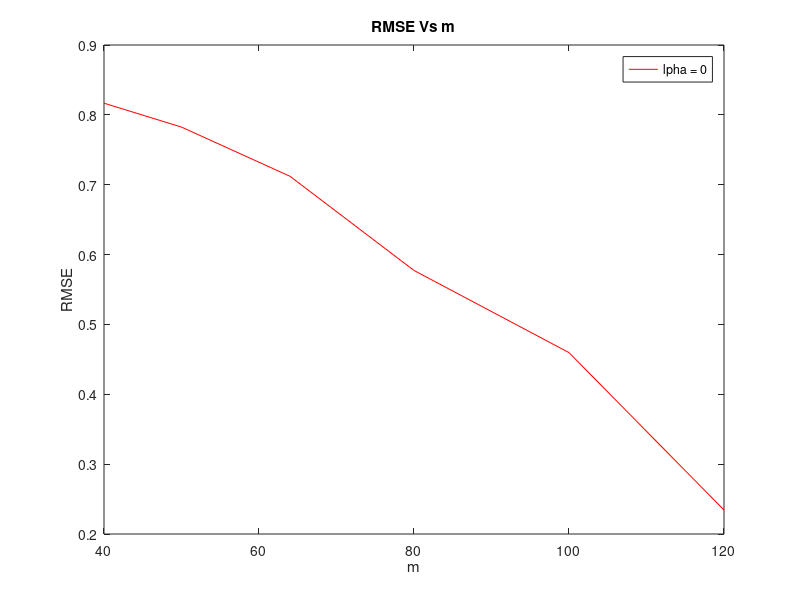
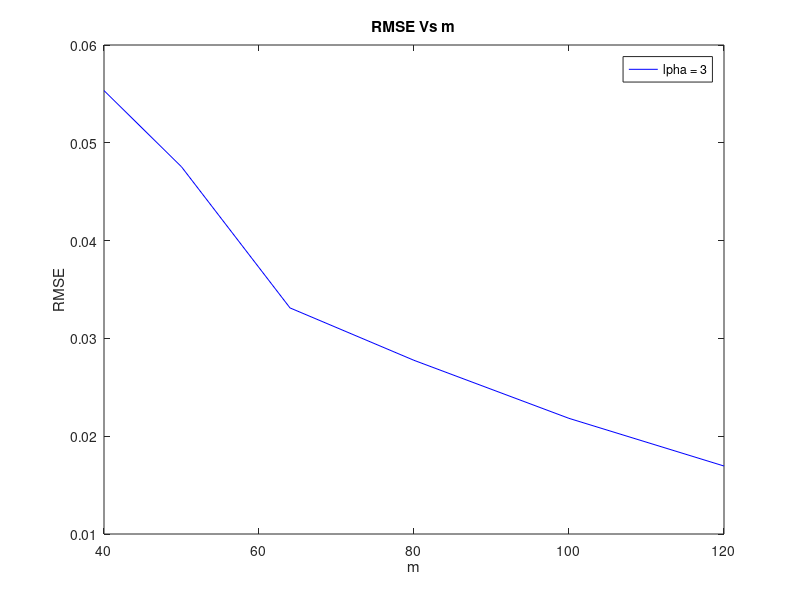
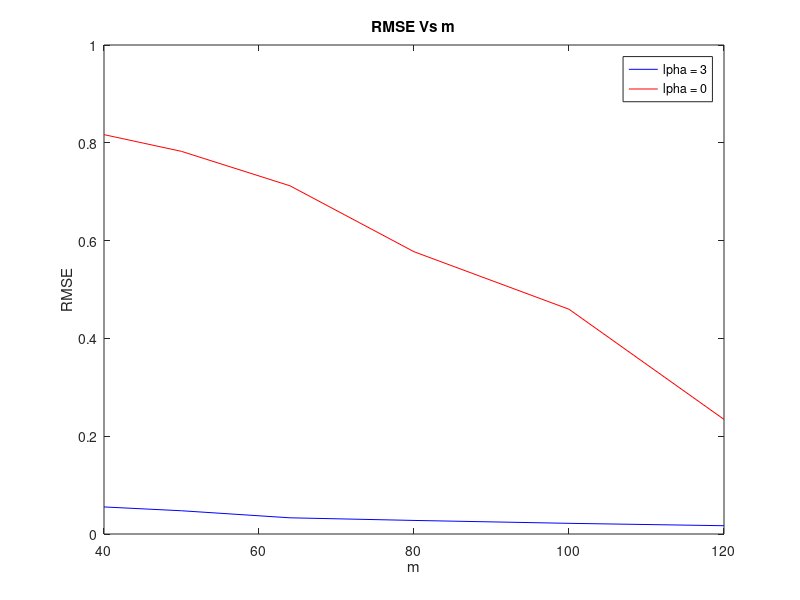

The MATLAB script that drew these images, in order:
clc;
clear;
close all;

rng(1);

n = 128;
tol = 0.1;
rmse_avg = [];

for alpha=[0, 3]
    U = zeros(n);
    vi = randn(n,1);
    U(:,1) = vi ./ norm(vi);
    for i=2:n
      nrm = 0;
      while nrm < tol
        vi = randn(n,1);
        vi = vi - U(:,1:i-1) * (U(:,1:i-1)' * vi);
        nrm = norm(vi);
      end
      U(:,i) = vi ./ nrm;
    end

    Sigma = U * diag((1:n).^(-alpha)) * U';

    xs = mvnrnd(zeros(n,1), Sigma, 10)';

    for m=[40, 50, 64, 80, 100, 120]
        rmse = zeros(10, 1);
        phi = randn(m, n) / sqrt(m);

        SpT = Sigma * phi';
        pSpT = phi * SpT;

        for i=1:10
            y = phi * xs(:, i);
            sig = 0.01 * mean(abs(y));
            y = y + mvnrnd(zeros(m, 1), eye(m)*sig^2, 1)';
            x = (SpT - SpT/(eye(m)*sig^2 + pSpT)*pSpT) * y / (sig^2);

            rmse(i) = sqrt(mean((x - xs(:,i)).^2))/sqrt(mean(xs(:,i).^2));
        end
        rmse_avg = [rmse_avg mean(rmse)];
    end
end

% average RMSE vs m
figure;

plot([40, 50, 64, 80, 100, 120], rmse_avg(1:6), 'r');
legend("\alpha = 0");
xlabel("m");
ylabel("RMSE");
title("RMSE Vs m");
saveas(gcf, "plots/0.jpg");
plot([40, 50, 64, 80, 100, 120], rmse_avg(7:12), 'b');
legend("\alpha = 3");
xlabel("m");
ylabel("RMSE");
title("RMSE Vs m");
saveas(gcf, "plots/3.jpg");
hold on;
plot([40, 50, 64, 80, 100, 120], rmse_avg(1:6), 'r');
legend("\alpha = 3", "\alpha = 0");
xlabel("m");
ylabel("RMSE");
title("RMSE Vs m");
saveas(gcf, "plots/both.jpg");

close all;

fprintf("Avg. RMSE for \x03b1 = 0, m = %i \t: %f\n", [[40, 50, 64, 80, 100, 120]; rmse_avg(1:6)]);
fprintf("Avg. RMSE for \x03b1 = 3, m = %i \t: %f\n", [[40, 50, 64, 80, 100, 120]; rmse_avg(7:12)]);
